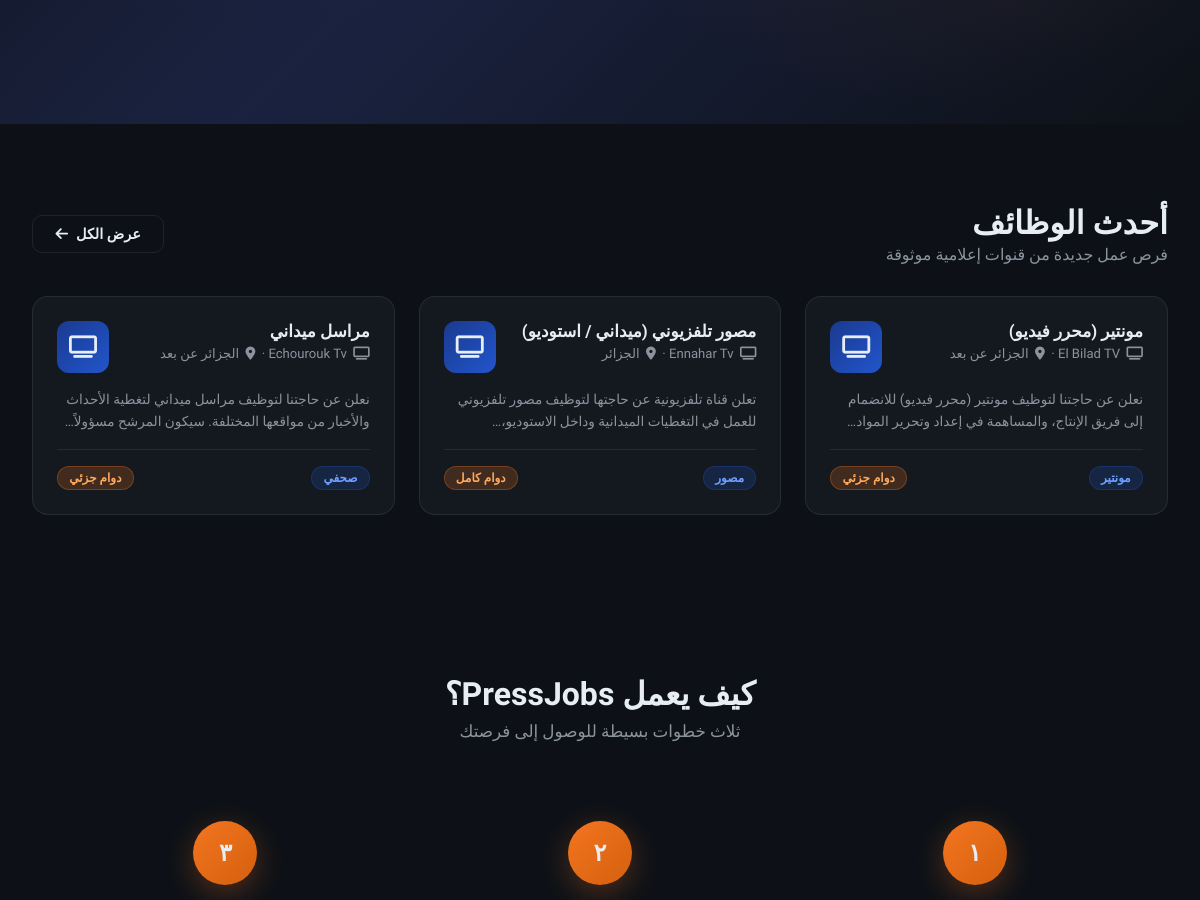
Before: / (middle part) with the older database file.
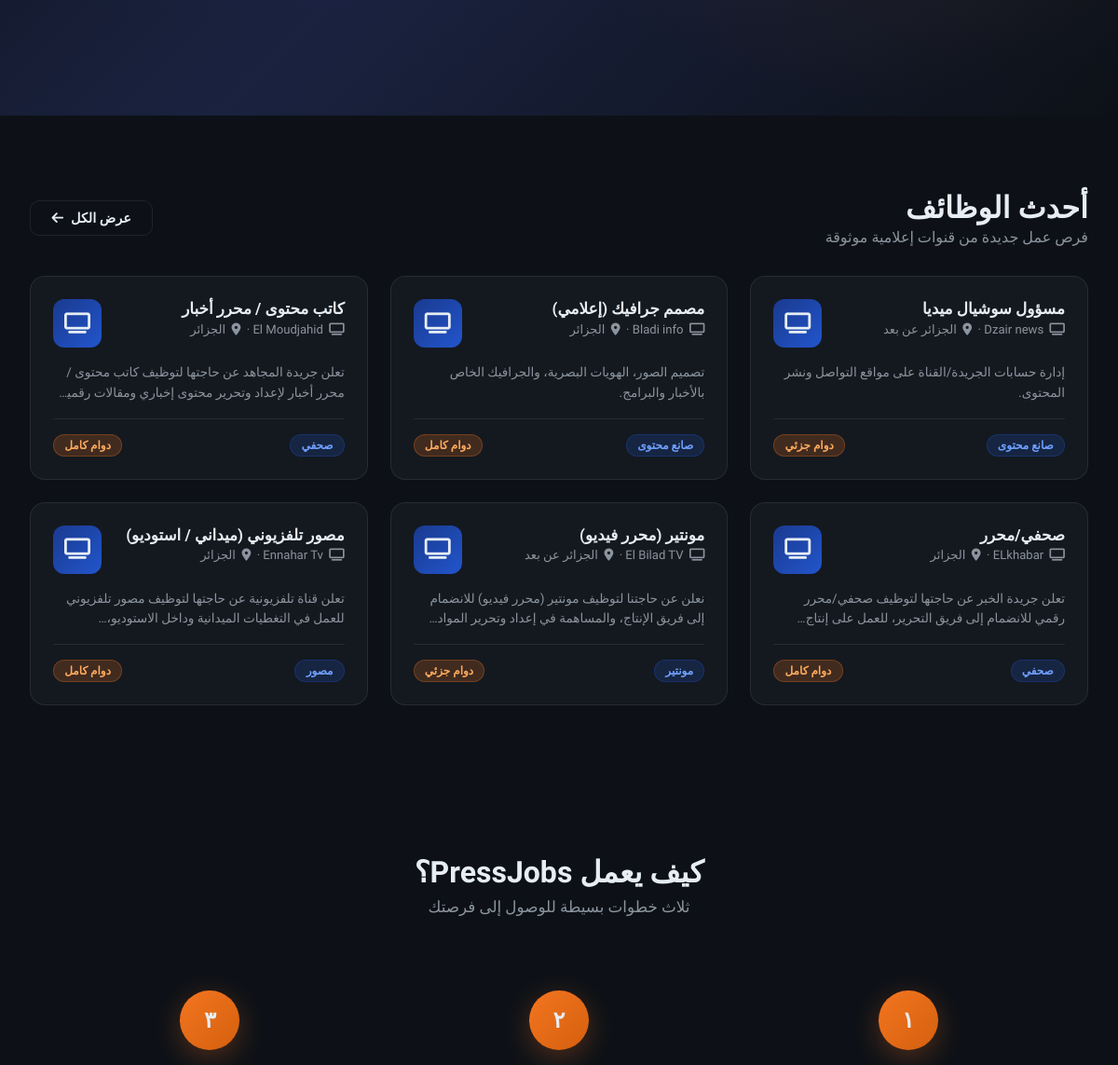
After: the same page with the newer database file.
### tables this page shows
CREATE TABLE jobs (
        id INTEGER PRIMARY KEY AUTOINCREMENT,
        channel_id INTEGER NOT NULL,
        title TEXT NOT NULL,
        description TEXT NOT NULL,
        category TEXT NOT NULL,
        location TEXT,
        job_type TEXT,
        salary TEXT,
        requirements TEXT,
        created_at TEXT DEFAULT CURRENT_TIMESTAMP,
        FOREIGN KEY(channel_id) REFERENCES users(id)
    );

### app.py (the view)
@app.route('/')
def index():
    if 'user_id' in session:
        return redirect(url_for('profile', user_id=session['user_id']))
    conn = get_db()
    jobs = conn.execute('''
        SELECT jobs.*, users.name as channel_name, users.location as channel_location
        FROM jobs JOIN users ON jobs.channel_id = users.id
        ORDER BY jobs.created_at DESC LIMIT 6
    ''').fetchall()
    channels = conn.execute("SELECT * FROM users WHERE account_type='channel' LIMIT 4").fetchall()
    journalists = conn.execute("SELECT * FROM users WHERE account_type='journalist' LIMIT 6").fetchall()
    conn.close()
    return render_template('index.html', jobs=jobs, channels=channels, journalists=journalists)

### app.py (called while the page is built)
def get_db():
    conn = sqlite3.connect(DB_PATH)
    conn.row_factory = sqlite3.Row
    return conn

### templates/index.html (shortened to what this page needs)
{% extends 'base.html' %}
{% block content %}
<section class="hero">
</section>
<div class="search-bar-section">
    <section class="section">
    <div style="max-width:1200px;margin:0 auto">
        <div style="display:flex;align-items:center;justify-content:space-between;margin-bottom:2rem;flex-wrap:wrap;gap:1rem">
            <div>
                <h2 class="section-title" style="margin-bottom:0.2rem">أحدث الوظائف</h2>
                <p style="color:var(--text-muted)">فرص عمل جديدة من قنوات إعلامية موثوقة</p>
            </div>
            <a href="/jobs" class="btn btn-outline">عرض الكل <i class="fas fa-arrow-left"></i></a>
        </div>
        {% if jobs %}
        <div class="grid-3">
        {% for job in jobs %}
        <a href="/job/{{ job.id }}" class="card job-card">
            <div class="job-card-header">
                <div>
                    <h3>{{ job.title }}</h3>
                    <div class="job-meta">
                        <i class="fas fa-tv"></i> {{ job.channel_name }}
                        {% if job.location %} · <i class="fas fa-map-marker-alt"></i> {{ job.location }}{% endif %}
                    </div>
                </div>
                <div class="channel-icon"><i class="fas fa-tv"></i></div>
            </div>
            <p class="job-excerpt">{{ job.description }}</p>
            <div class="job-footer">
                <span class="badge badge-blue">{{ {'journalist':'صحفي','photographer':'مصور','content':'صانع محتوى','editor':'مونتير','presenter':'مذيع','reporter':'مراسل'}.get(job.category, job.category) }}</span>
                {% if job.job_type %}<span class="badge badge-orange">{{ job.job_type }}</span>{% endif %}
            </div>
        </a>
        {% endfor %}
        </div>
        {% else %}
        <div style="text-align:center;padding:4rem;color:var(--text-muted)">
            <i class="fas fa-briefcase" style="font-size:3rem;margin-bottom:1rem;opacity:0.3"></i>
            <p>لا توجد وظائف منشورة بعد</p>
            <a href="/register" class="btn btn-primary" style="margin-top:1rem">انضم الآن</a>
        </div>
        {% endif %}
    </div>
</section>
</div>
<section class="section">
    <div style="max-width:1100px;margin:0 auto;text-align:center">
        <h2 class="section-title">كيف يعمل PressJobs؟</h2>
        <p class="section-sub">ثلاث خطوات بسيطة للوصول إلى فرصتك</p>
        <div class="grid-3">
            <div class="step">
                <div class="step-num">١</div>
            </div>
            <div class="step">
                <div class="step-num">٢</div>
            </div>
            <div class="step">
                <div class="step-num">٣</div>
            </div>
        </div>
    </div>
</section>
{% endblock %}

Changed rows visible on the page:
no longer on this page (row unchanged): jobs: title "مراسل ميداني", location "الجزائر عن بعد", description "نعلن عن حاجتنا لتوظيف مراسل ميداني لتغطية الأحداث والأخبار من مواقعها المختلفة. سيكون المرشح…", category "صحفي", job_type "دوام جزئي"
added jobs: title "مسؤول سوشيال ميديا", location "الجزائر عن بعد", description "إدارة حسابات الجريدة/القناة على مواقع التواصل ونشر المحتوى.", category "صانع محتوى", job_type "دوام جزئي"
added jobs: title "مصمم جرافيك (إعلامي)", location "الجزائر", description "تصميم الصور، الهويات البصرية، والجرافيك الخاص بالأخبار والبرامج.", category "صانع محتوى", job_type "دوام كامل"
added jobs: title "كاتب محتوى / محرر أخبار", location "الجزائر", description "تعلن جريدة المجاهد عن حاجتها لتوظيف كاتب محتوى / محرر أخبار لإعداد وتحرير محتوى إخباري ومقالات…", category "صحفي", job_type "دوام كامل"
added jobs: title "صحفي/محرر", location "الجزائر", description "تعلن جريدة الخبر عن حاجتها لتوظيف صحفي/محرر رقمي للانضمام إلى فريق التحرير، للعمل على…", category "صحفي", job_type "دوام كامل"
